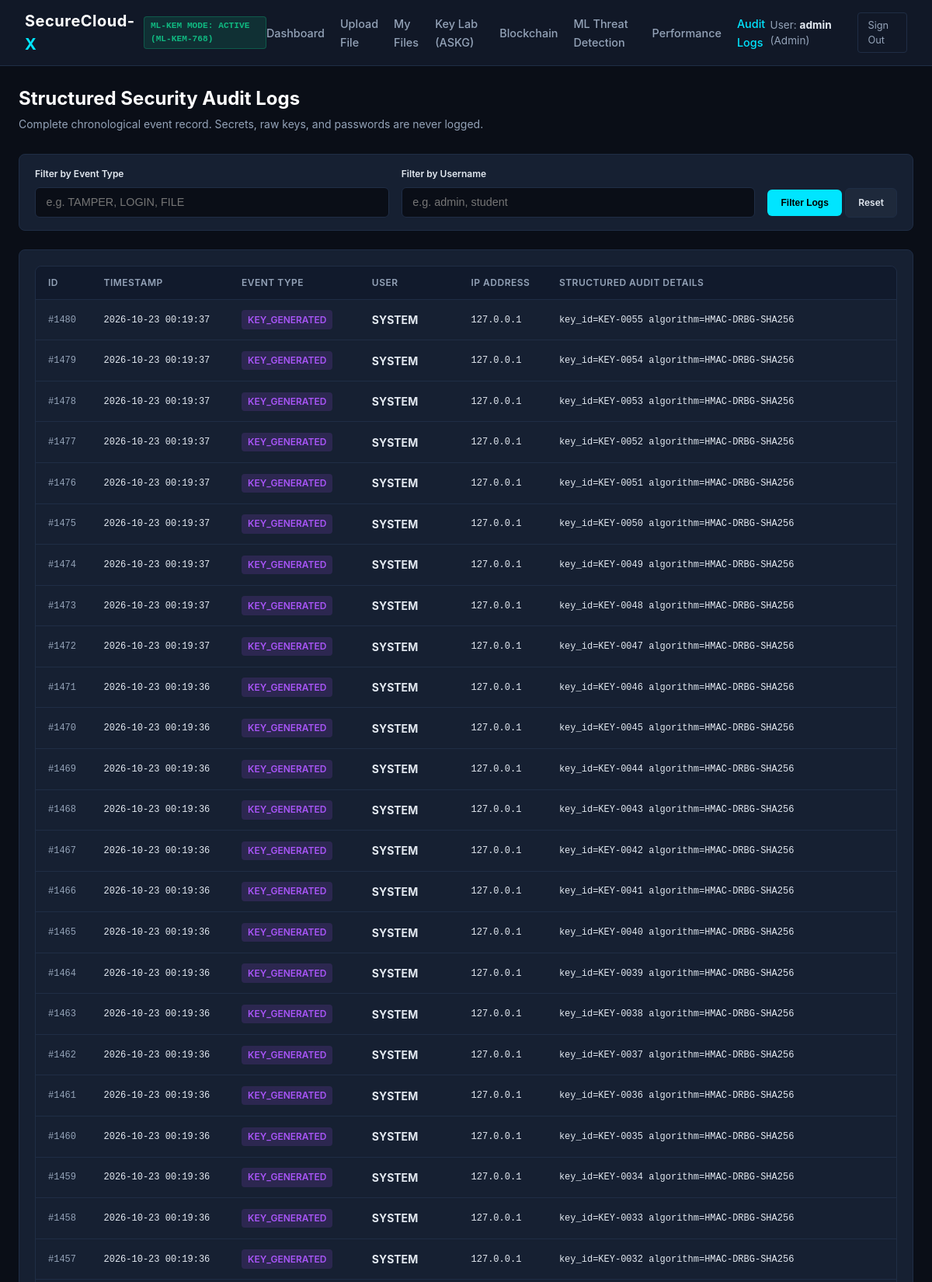
Screenshot of /logs (signed in, upper part) with the database file from the repository.
### tables this page shows
CREATE TABLE security_events (
        id INTEGER PRIMARY KEY AUTOINCREMENT,
        timestamp TEXT NOT NULL,
        username TEXT NOT NULL,
        event_type TEXT NOT NULL,
        ip_address TEXT NOT NULL,
        user_agent TEXT,
        details TEXT
    );

### routes/security_routes.py (the view)
@security_bp.route("/logs")
@login_required
def logs_view():
    event_filter = request.args.get("type", "")
    username_filter = request.args.get("user", "")
    query = "SELECT id, timestamp, username, event_type, ip_address, user_agent, details FROM security_events"
    params = []
    conditions = []
    if event_filter:
        conditions.append("event_type LIKE ?")
        params.append(f"%{event_filter}%")
    if username_filter:
        conditions.append("username LIKE ?")
        params.append(f"%{username_filter}%")
    if conditions:
        query += " WHERE " + " AND ".join(conditions)
    query += " ORDER BY id DESC LIMIT 100"
    conn = get_db_connection()
    cursor = conn.cursor()
    cursor.execute(query, params)
    logs = cursor.fetchall()
    conn.close()
    return render_template("logs.html", logs=logs, selected_type=event_filter, selected_user=username_filter)

### app.py (called while the page is built)
def create_app():
    app = Flask(__name__)
    app.config["SECRET_KEY"] = SECRET_KEY
    app.config["MAX_CONTENT_LENGTH"] = MAX_CONTENT_LENGTH
    init_db()
    app.register_blueprint(auth_bp)
    app.register_blueprint(upload_bp)
    app.register_blueprint(download_bp)
    app.register_blueprint(dashboard_bp)
    app.register_blueprint(security_bp)
    @app.context_processor
    def inject_system_status():
        return {
            "kem_status": mlkem_service.get_status()
        }
    @app.errorhandler(404)
    def not_found_error(error):
        return render_template("base.html"), 404
    @app.errorhandler(500)
    def internal_error(error):
        return render_template("base.html"), 500
    return app

### crypto/mlkem_service.py (called while the page is built, shortened)
    def get_status(self) -> dict:
        if self.is_active:
            return {
                "status_text": "ML-KEM MODE: ACTIVE",
                "is_fallback": False,
                "parameter_set": self.param_set,
                "security_standard": "FIPS 203 (NIST Post-Quantum Cryptography)",
                "description": f"Standard {self.param_set} Lattice-based KEM actively running."
            }

### database/database.py (called while the page is built)
def get_db_connection():
    os.makedirs(DATABASE_PATH.parent, exist_ok=True)
    conn = sqlite3.connect(str(DATABASE_PATH))
    conn.row_factory = sqlite3.Row
    conn.execute("PRAGMA foreign_keys = ON")
    return conn

### routes/auth_routes.py (called while the page is built)
def login_required(f):
    @wraps(f)
    def decorated_function(*args, **kwargs):
        if "user_id" not in session:
            flash("Please log in to access this page.", "warning")
            return redirect(url_for("auth.login"))
        return f(*args, **kwargs)
    return decorated_function

### templates/logs.html (shortened to what this page needs)
{% extends "base.html" %}
{% block content %}
<div class="page-header">
  <div>
    <h1 class="page-title">Structured Security Audit Logs</h1>
    <p class="page-subtitle">Complete chronological event record. Secrets, raw keys, and passwords are never logged.</p>
  </div>
</div>
<div class="card" style="margin-bottom: 1.5rem; padding: 1rem 1.25rem;">
  <form method="GET" action="{{ url_for('security.logs_view') }}" style="display: flex; gap: 1rem; flex-wrap: wrap; align-items: flex-end;">
    <div style="flex: 1; min-width: 200px;">
      <label class="form-label" style="font-size: 0.75rem;">Filter by Event Type</label>
      <input type="text" name="type" class="form-control" placeholder="e.g. TAMPER, LOGIN, FILE" value="{{ selected_type }}">
    </div>
    <div style="flex: 1; min-width: 200px;">
      <label class="form-label" style="font-size: 0.75rem;">Filter by Username</label>
      <input type="text" name="user" class="form-control" placeholder="e.g. admin, student" value="{{ selected_user }}">
    </div>
    <div>
      <button type="submit" class="btn btn-primary btn-sm" style="padding: 0.55rem 1rem;">Filter Logs</button>
      <a href="{{ url_for('security.logs_view') }}" class="btn btn-secondary btn-sm" style="padding: 0.55rem 1rem;">Reset</a>
    </div>
  </form>
</div>
<div class="card">
  {% if logs %}
  <div class="table-container" style="margin-bottom: 0;">
    <table>
      <thead>
        <tr>
          <th>ID</th>
          <th>Timestamp</th>
          <th>Event Type</th>
          <th>User</th>
          <th>IP Address</th>
          <th>Structured Audit Details</th>
        </tr>
      </thead>
      <tbody>
        {% for l in logs %}
        <tr>
          <td class="mono" style="color: var(--text-muted); font-size: 0.75rem;">#{{ l.id }}</td>
          <td class="mono" style="font-size: 0.75rem;">{{ l.timestamp }}</td>
          <td>
            <span class="badge {% if 'TAMPER' in l.event_type or 'MISMATCH' in l.event_type or 'BLOCKED' in l.event_type or 'FAILURE' in l.event_type %}badge-red{% elif 'SUCCESS' in l.event_type or 'VERIFIED' in l.event_type or 'INIT' in l.event_type %}badge-green{% elif 'KEY' in l.event_type %}badge-purple{% else %}badge-blue{% endif %}">
              {{ l.event_type }}
            </span>
          </td>
          <td><strong>{{ l.username }}</strong></td>
          <td class="mono" style="font-size: 0.75rem;">{{ l.ip_address }}</td>
          <td class="mono" style="font-size: 0.75rem;">{{ l.details }}</td>
        </tr>
        {% endfor %}
      </tbody>
    </table>
  </div>
  {% else %}
  <p style="font-size: 0.85rem; color: var(--text-muted); text-align: center; padding: 2rem;">
    No log entries matching the selected filter.
  </p>
  {% endif %}
</div>
{% endblock %}

### static/css/style.css (style rules this page uses)
:root { --bg-primary: #0a0e17; --bg-secondary: #111827; --bg-card: #162032; --bg-card-hover: #1c2940; --border-color: #1f2d45; --border-highlight: #00e5ff; --text-main: #e2e8f0; --text-muted: #94a3b8; --accent-cyan: #00e5ff; --accent-green: #10b981; --accent-amber: #f59e0b; --accent-red: #ef4444; --accent-purple: #a855f7; --font-sans: -apple-system, BlinkMacSystemFont, "Segoe UI", Roboto, Oxygen, Ubuntu, Cantarell, sans-serif; --font-mono: "Consolas", "Monaco", "Courier New", monospace; }
* { box-sizing: border-box; margin: 0; padding: 0; }
body { background-color: var(--bg-primary); color: var(--text-main); font-family: var(--font-sans); line-height: 1.5; min-height: 100vh; display: flex; flex-direction: column; }
.page-header { margin-bottom: 1.75rem; display: flex; justify-content: space-between; align-items: center; flex-wrap: wrap; gap: 1rem; }
.page-title { font-size: 1.5rem; font-weight: 700; color: #ffffff; }
.page-subtitle { font-size: 0.875rem; color: var(--text-muted); margin-top: 0.25rem; }
.card { background-color: var(--bg-card); border: 1px solid var(--border-color); border-radius: 8px; padding: 1.25rem; position: relative; overflow: hidden; }
.btn { display: inline-flex; align-items: center; gap: 0.5rem; padding: 0.5rem 1rem; font-size: 0.875rem; font-weight: 600; border-radius: 6px; border: 1px solid transparent; cursor: pointer; text-decoration: none; transition: all 0.2s; }
.btn-primary { background-color: var(--accent-cyan); color: #000000; }
.btn-secondary { background-color: #1e293b; border-color: var(--border-color); color: var(--text-main); }
.btn-sm { padding: 0.25rem 0.6rem; font-size: 0.75rem; }
.table-container { background-color: var(--bg-card); border: 1px solid var(--border-color); border-radius: 8px; overflow-x: auto; margin-bottom: 2rem; }
table { width: 100%; border-collapse: collapse; text-align: left; font-size: 0.875rem; }
th { background-color: rgba(15, 23, 42, 0.7); color: var(--text-muted); font-weight: 600; font-size: 0.75rem; text-transform: uppercase; letter-spacing: 0.5px; padding: 0.75rem 1rem; border-bottom: 1px solid var(--border-color); }
td { padding: 0.85rem 1rem; border-bottom: 1px solid var(--border-color); color: var(--text-main); }
.mono { font-family: var(--font-mono); font-size: 0.8rem; }
.badge { display: inline-block; padding: 0.2rem 0.5rem; border-radius: 4px; font-size: 0.75rem; font-weight: 600; }
.badge-purple { background: rgba(168, 85, 247, 0.15); color: var(--accent-purple); }
.form-label { display: block; font-size: 0.85rem; font-weight: 600; margin-bottom: 0.5rem; color: var(--text-main); }
.form-control { width: 100%; background-color: var(--bg-primary); border: 1px solid var(--border-color); border-radius: 6px; padding: 0.65rem 0.85rem; color: var(--text-main); font-size: 0.9rem; outline: none; }

### rows the page displays
security_events: id "1480", timestamp "2026-10-23 00:19:37", event_type "KEY_GENERATED", username "SYSTEM", ip_address "127.0.0.1", details "key_id=KEY-0055 algorithm=HMAC-DRBG-SHA256"
security_events: id "1479", timestamp "2026-10-23 00:19:37", event_type "KEY_GENERATED", username "SYSTEM", ip_address "127.0.0.1", details "key_id=KEY-0054 algorithm=HMAC-DRBG-SHA256"
security_events: id "1478", timestamp "2026-10-23 00:19:37", event_type "KEY_GENERATED", username "SYSTEM", ip_address "127.0.0.1", details "key_id=KEY-0053 algorithm=HMAC-DRBG-SHA256"
security_events: id "1477", timestamp "2026-10-23 00:19:37", event_type "KEY_GENERATED", username "SYSTEM", ip_address "127.0.0.1", details "key_id=KEY-0052 algorithm=HMAC-DRBG-SHA256"
security_events: id "1476", timestamp "2026-10-23 00:19:37", event_type "KEY_GENERATED", username "SYSTEM", ip_address "127.0.0.1", details "key_id=KEY-0051 algorithm=HMAC-DRBG-SHA256"
security_events: id "1475", timestamp "2026-10-23 00:19:37", event_type "KEY_GENERATED", username "SYSTEM", ip_address "127.0.0.1", details "key_id=KEY-0050 algorithm=HMAC-DRBG-SHA256"
security_events: id "1474", timestamp "2026-10-23 00:19:37", event_type "KEY_GENERATED", username "SYSTEM", ip_address "127.0.0.1", details "key_id=KEY-0049 algorithm=HMAC-DRBG-SHA256"
security_events: id "1473", timestamp "2026-10-23 00:19:37", event_type "KEY_GENERATED", username "SYSTEM", ip_address "127.0.0.1", details "key_id=KEY-0048 algorithm=HMAC-DRBG-SHA256"
security_events: id "1472", timestamp "2026-10-23 00:19:37", event_type "KEY_GENERATED", username "SYSTEM", ip_address "127.0.0.1", details "key_id=KEY-0047 algorithm=HMAC-DRBG-SHA256"
security_events: id "1471", timestamp "2026-10-23 00:19:36", event_type "KEY_GENERATED", username "SYSTEM", ip_address "127.0.0.1", details "key_id=KEY-0046 algorithm=HMAC-DRBG-SHA256"
security_events: id "1470", timestamp "2026-10-23 00:19:36", event_type "KEY_GENERATED", username "SYSTEM", ip_address "127.0.0.1", details "key_id=KEY-0045 algorithm=HMAC-DRBG-SHA256"
security_events: id "1469", timestamp "2026-10-23 00:19:36", event_type "KEY_GENERATED", username "SYSTEM", ip_address "127.0.0.1", details "key_id=KEY-0044 algorithm=HMAC-DRBG-SHA256"
security_events: id "1468", timestamp "2026-10-23 00:19:36", event_type "KEY_GENERATED", username "SYSTEM", ip_address "127.0.0.1", details "key_id=KEY-0043 algorithm=HMAC-DRBG-SHA256"
security_events: id "1467", timestamp "2026-10-23 00:19:36", event_type "KEY_GENERATED", username "SYSTEM", ip_address "127.0.0.1", details "key_id=KEY-0042 algorithm=HMAC-DRBG-SHA256"
security_events: id "1466", timestamp "2026-10-23 00:19:36", event_type "KEY_GENERATED", username "SYSTEM", ip_address "127.0.0.1", details "key_id=KEY-0041 algorithm=HMAC-DRBG-SHA256"
security_events: id "1465", timestamp "2026-10-23 00:19:36", event_type "KEY_GENERATED", username "SYSTEM", ip_address "127.0.0.1", details "key_id=KEY-0040 algorithm=HMAC-DRBG-SHA256"
security_events: id "1464", timestamp "2026-10-23 00:19:36", event_type "KEY_GENERATED", username "SYSTEM", ip_address "127.0.0.1", details "key_id=KEY-0039 algorithm=HMAC-DRBG-SHA256"
security_events: id "1463", timestamp "2026-10-23 00:19:36", event_type "KEY_GENERATED", username "SYSTEM", ip_address "127.0.0.1", details "key_id=KEY-0038 algorithm=HMAC-DRBG-SHA256"
security_events: id "1462", timestamp "2026-10-23 00:19:36", event_type "KEY_GENERATED", username "SYSTEM", ip_address "127.0.0.1", details "key_id=KEY-0037 algorithm=HMAC-DRBG-SHA256"
security_events: id "1461", timestamp "2026-10-23 00:19:36", event_type "KEY_GENERATED", username "SYSTEM", ip_address "127.0.0.1", details "key_id=KEY-0036 algorithm=HMAC-DRBG-SHA256"
security_events: id "1460", timestamp "2026-10-23 00:19:36", event_type "KEY_GENERATED", username "SYSTEM", ip_address "127.0.0.1", details "key_id=KEY-0035 algorithm=HMAC-DRBG-SHA256"
security_events: id "1459", timestamp "2026-10-23 00:19:36", event_type "KEY_GENERATED", username "SYSTEM", ip_address "127.0.0.1", details "key_id=KEY-0034 algorithm=HMAC-DRBG-SHA256"
security_events: id "1458", timestamp "2026-10-23 00:19:36", event_type "KEY_GENERATED", username "SYSTEM", ip_address "127.0.0.1", details "key_id=KEY-0033 algorithm=HMAC-DRBG-SHA256"
security_events: id "1457", timestamp "2026-10-23 00:19:36", event_type "KEY_GENERATED", username "SYSTEM", ip_address "127.0.0.1", details "key_id=KEY-0032 algorithm=HMAC-DRBG-SHA256"

### other values shown
{{ kem_status.status_text }} "ML-KEM MODE: ACTIVE"
{{ kem_status.parameter_set }} "ML-KEM-768"
{{ session.get('username') }} "admin"
{{ session.get('role') }} "Admin"
